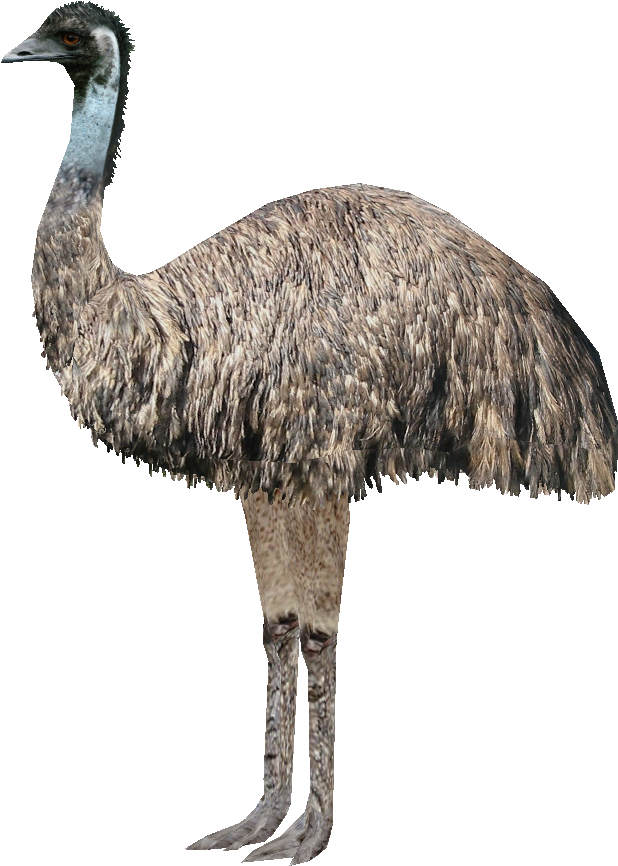
#> input picture misc/emu.png, 618 x 866 px, found by its file name
$ python task13.6.py
#> lines starting #> are read from the running program, lines starting #| are printed output that depends on the picture
import numpy as np
import skimage.io as io
import matplotlib.pyplot as plt
from skimage.color import rgb2hsv
import colorsys

x = io.imread('C://Users//kamel//Music//misc//emu.png')[:,:,:3]
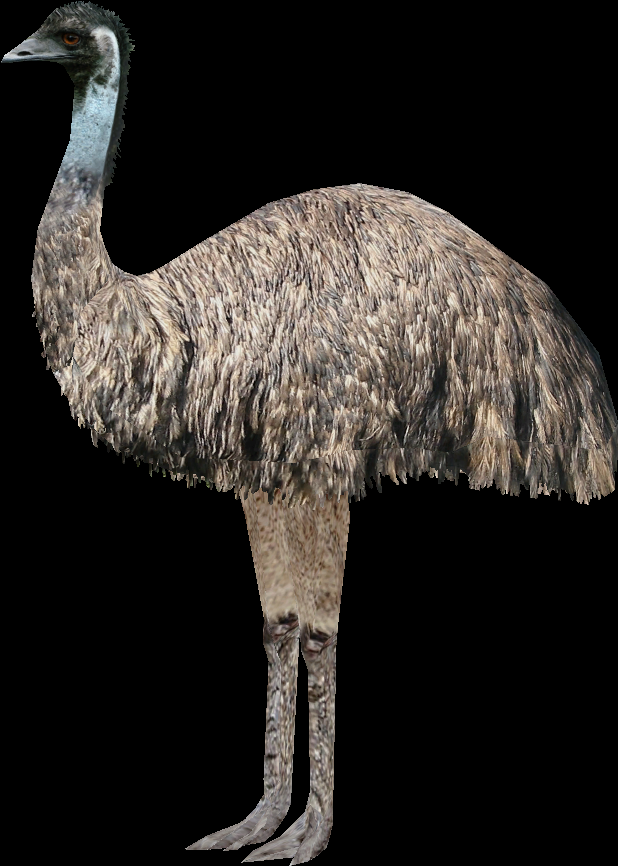
#> x: shape (866, 618, 3); mean R, G, B 43, 39.4, 36.1

plt.subplot(4,4,1)
plt.imshow(x)
a=1
for i in range(3):
    a=a+1
    plt.subplot(4,4,a)
    plt.imshow(x[:,:,i])
#> after the loop, a = 4

xh=rgb2hsv(x)
#> xh: shape (866, 618, 3) float64; mean of channels 0, 1, 2 0.0417, 0.0624, 0.17
for i in range(3):
    a=a+1
    plt.subplot(4,4,a)
    plt.imshow(xh[:,:,i])
#> after the loop, a = 7

xyiq=colorsys.rgb_to_yiq(*np.dsplit(x,3))
for i in range(3):
    a=a+1
    plt.subplot(4,4,a)
    plt.imshow(xyiq[i][:,:,0])
#> after the loop, a = 10

rgb2yiq=np.array([[.299,.587,.114],[.596,-.275,-.321],[.212,-.528,.311]])
xyiq=x.dot(rgb2yiq)
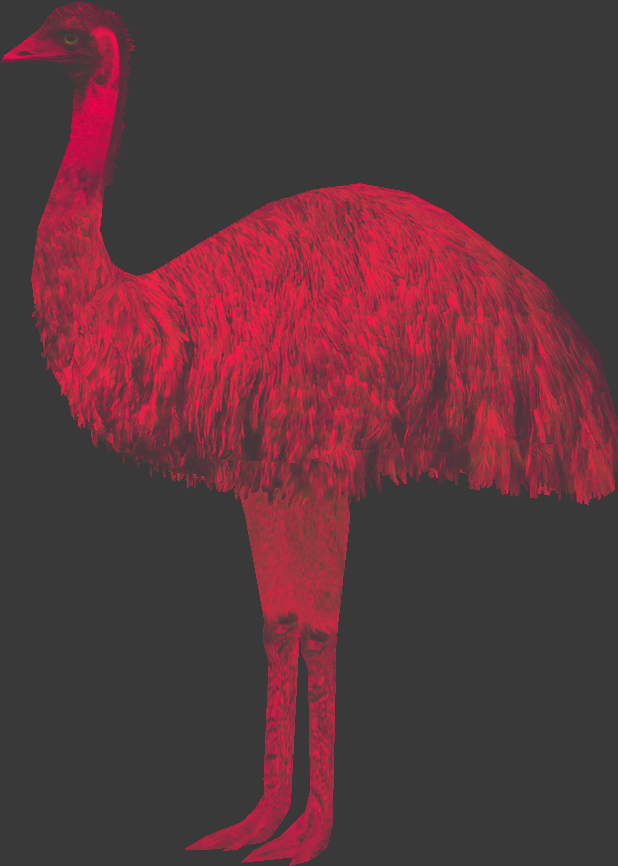
#> xyiq: shape (866, 618, 3) float64; mean R, G, B 44, -4.6, 3.5; drawn with min black and max white
for i in range(3):
    a=a+1
    plt.subplot(4,4,a)
    plt.imshow(xyiq[:,:,i])
#> after the loop, a = 13

plt.show()
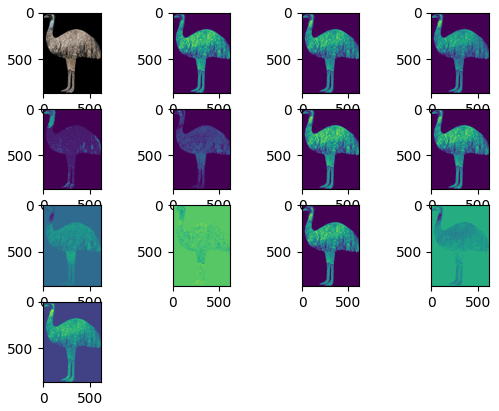
#> figure drawn by matplotlib, 13 panels
